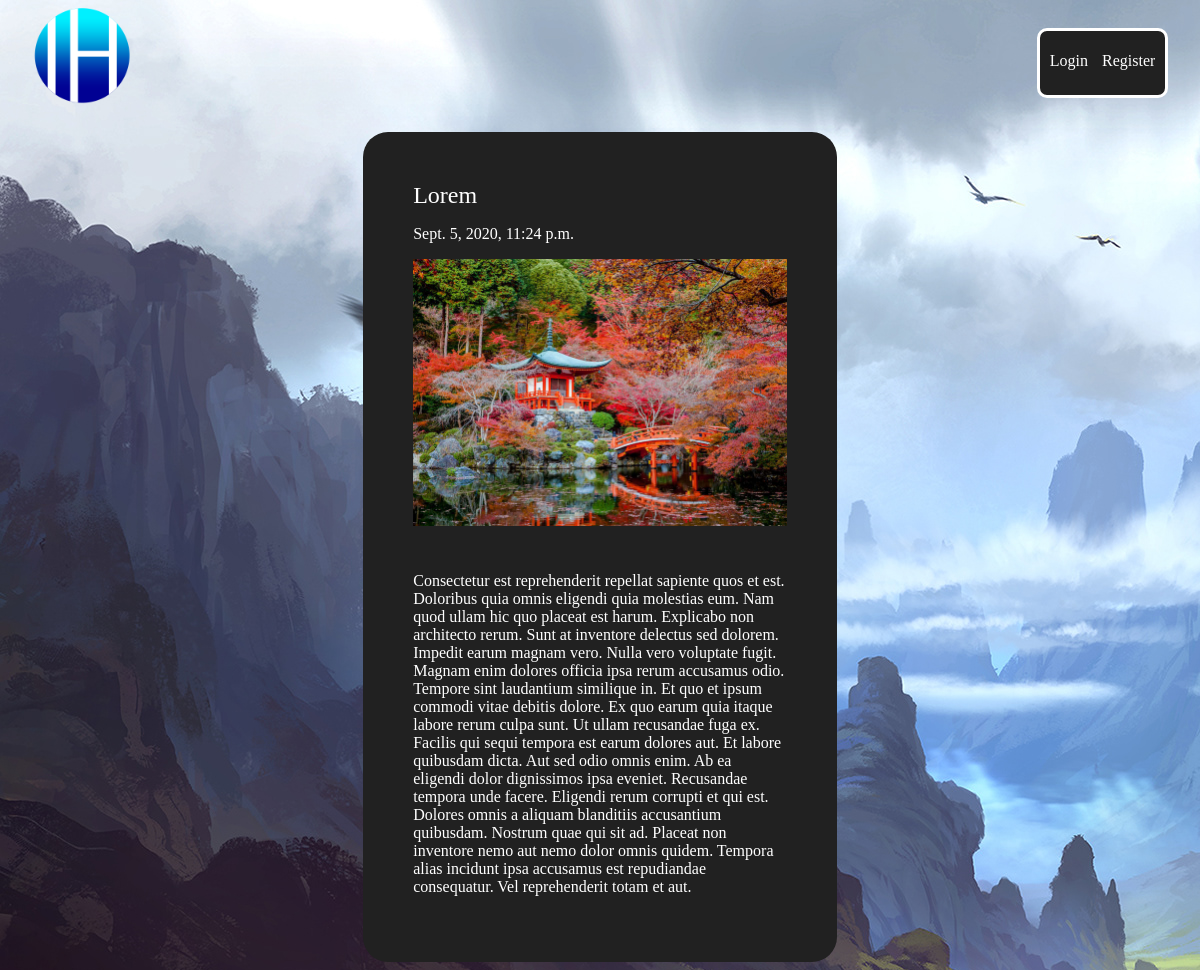
Screenshot of /articles/lorem with the database file from the repository.
### articles/models.py (models this page shows, shortened)
class Article(models.Model):
    title = models.CharField(max_length=120)
    slug = models.SlugField(null=True)
    thumbnail = models.ImageField(default='default.jpg', blank=True)
    date = models.DateTimeField(auto_now_add=True)
    body = models.TextField()
    author = models.ForeignKey(User, on_delete=models.CASCADE, default=None)

### articles/views.py (the view)
# urls.py: path('<slug:slug>', views.article_detail, name="detail"),
def article_detail(request, slug):
    article = Article.objects.get(slug=slug)
    return render(request, 'articles/article_detail.html', {'article': article})

### articles/templates/articles/article_detail.html
{% extends 'base_layout.html' %}
{% block content %}
<div class="contentcontainer">
    <div class="article-content">
        <h2>{{article.title}}</h2>
        <p>{{article.date}}</p>
        <img src="{{ article.thumbnail.url }}" class="fit"/>
        <p class="article-text">{{article.body}}</p>
    </div>
</div>
{% endblock %}

### templates/base_layout.html (shortened to what this page needs)
<!DOCTYPE html>
{% load static %}
<html lang="en">
    <head>
        <link rel="stylesheet" href="{% static 'styles.css' %}">
    </head>
    <body>
        <header class="navwrapper">
            <a href="{% url 'home' %}"><img src="{% static 'IH.png' %}" height="100px" width="100px"/></a>
                <nav>
                    <ul>
                        {% if user.is_authenticated %}
                        <li>
                            <form class="logout-line" action="{% url 'accounts:logout' %}" method="post">
                                {% csrf_token %}
                                <button type="submit"> Logout </button>
                            </form>
                        </li>
                        <li><a href="{% url 'articles:create'%}" class="highlight">New Article</a> </li>
                        {% else %}
                        <li><a href="{% url 'accounts:login'%}" class="highlight">Login</a> </li>
                        <li><a href="{% url 'accounts:register'%}"class="highlight">Register</a> </li>
                        {% endif %}
                    </ul>
                </nav>
        </header>
        <div class="wrapper">
            {% block content %}
            {% endblock %}
        </div>
    </body>
</html>

### assets/styles.css (style rules this page uses)
body { background-color: #0f121f; background-image: url(mountains.jpg); background-repeat-y: no-repeat; color: #fff; }
h1, h2, h3, h4, h5 { font-weight: normal; margin: 0; }
a, a:hover, a:visited { color: #fff; text-decoration: none; }
.navwrapper { display: flex; justify-content: space-between; margin: 0% 2%; }
ul { padding-left:5px; padding-right:5px; }
nav { height: 100%; background-color: #212121; margin-top: 20px; border-radius: 10px; border: 3px solid #ffffff; }
nav li { display: inline-block; flex-direction: row; margin: 5px; list-style: none; overflow:hidden; }
.contentcontainer { background-color: #212121; width: 40%; margin: auto; border-radius: 25px; }
.article-content { margin-top: 20px; padding: 50px; }
.article-text { padding-top: 30px; align-text: center; }
.fit { height: 100%; width: 100%; display: block; }
body * { font-family: Ubuntu; }

### rows the page displays
Article: title "Lorem", date "Sept. 5, 2020, 11:24 p.m.", thumbnail (picture), body "Consectetur est reprehenderit repellat sapiente quos et est. Doloribus quia omnis eligendi quia molestias eum. Nam quod ullam hic quo placeat est harum. Explicabo non architecto rerum. Sunt at inventore delectus sed dolorem. Impedit earum magnam vero. Nulla vero voluptate fugit. Magnam enim dolores officia ipsa rerum accusamus odio. Tempore sint laudantium similique in. Et quo et ipsum commodi vitae debitis dolore. Ex quo earum quia itaque labore rerum culpa sunt. Ut ullam recusandae fuga ex. Facilis qui sequi tempora est earum dolores aut. Et labore quibusdam dicta. Aut sed odio omnis enim. Ab ea eligendi dolor dignissimos ipsa eveniet. Recusandae tempora unde facere. Eligendi rerum…"
